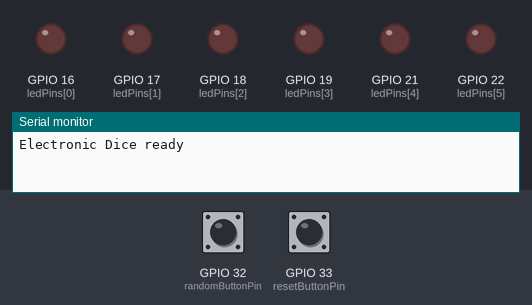
Recording of a sketch running on a simulated ESP32. Parts: output pins drawn as LEDs (lit = HIGH), the last lines printed to the serial monitor. The test bench sets the inputs (shaded band); at power-on: GPIO 32 (randomButtonPin) HIGH, GPIO 33 (resetButtonPin) HIGH. Random numbers use the default seed unless the sketch sets one.

Above: at 1.2 s.
1.3 s: GPIO 32 (randomButtonPin) pulled LOW for 0.15 s
At 2.1 s:
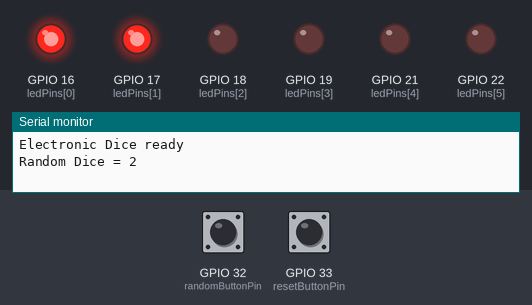
3.0 s: GPIO 33 (resetButtonPin) pulled LOW for 0.15 s
At 4.4 s:
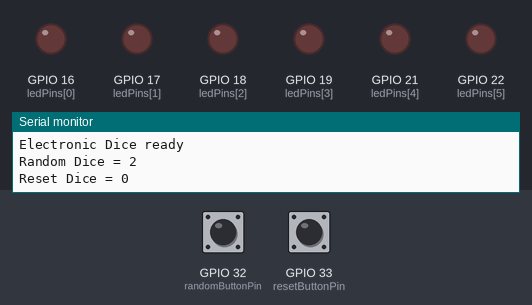
4.7 s: GPIO 32 (randomButtonPin) pulled LOW for 1 s
At 6.9 s:
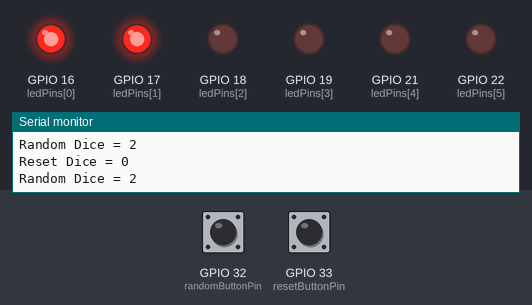
7.2 s: GPIO 32 (randomButtonPin) pulled LOW for 0.15 s
At 7.8 s:
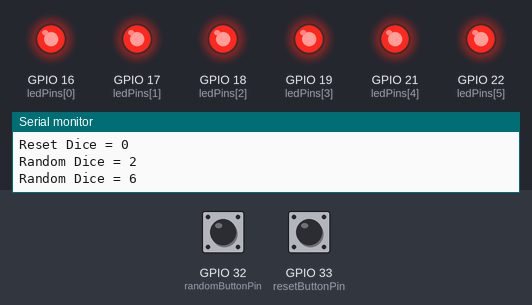
8.9 s: GPIO 32 (randomButtonPin) pulled LOW for 3.2 s
At 13.3 s:
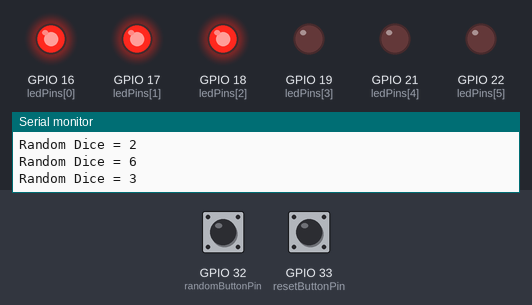
13.6 s: GPIO 32 (randomButtonPin) pulled LOW for 0.15 s
At 15.1 s:
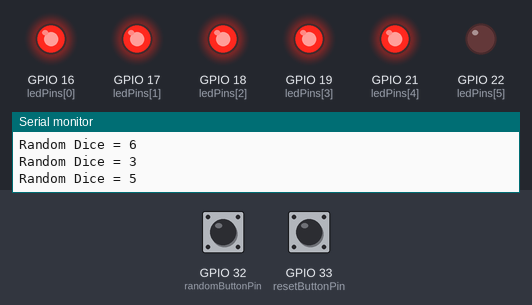
Timing chart, 0 to 16.3 s (numbered marks = the images above; inputs shaded):
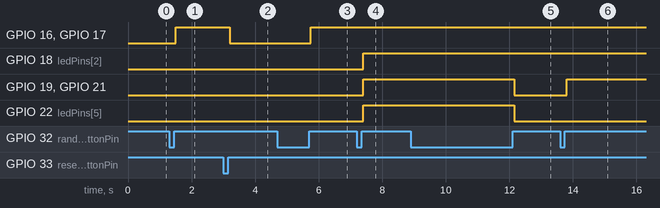

Measured:
- after the input at 1.3 s, GPIO 16 (ledPins[0]), GPIO 17 (ledPins[1]): LOW → HIGH after 0.20 s
- after the input at 3.0 s, GPIO 16 (ledPins[0]), GPIO 17 (ledPins[1]): HIGH → LOW after 0.20 s
- after the input at 4.7 s, GPIO 16 (ledPins[0]), GPIO 17 (ledPins[1]): LOW → HIGH after 1.1 s
- after the input at 7.2 s, GPIO 18 (ledPins[2]), GPIO 19 (ledPins[3]), GPIO 21 (ledPins[4]), GPIO 22 (ledPins[5]): LOW → HIGH after 0.20 s
- after the input at 8.9 s, GPIO 19 (ledPins[3]), GPIO 21 (ledPins[4]), GPIO 22 (ledPins[5]): HIGH → LOW after 3.3 s
- after the input at 13.6 s, GPIO 19 (ledPins[3]), GPIO 21 (ledPins[4]): LOW → HIGH after 0.20 s

The sketch:

sketch.ino
```cpp
#include <Arduino.h>

const uint8_t ledPins[] = {16, 17, 18, 19, 21, 22};
const uint8_t randomButtonPin = 32;
const uint8_t resetButtonPin = 33;
const uint8_t ledCount = sizeof(ledPins) / sizeof(ledPins[0]);
const unsigned long debounceDelay = 50;

uint8_t diceValue = 0;

void displayDiceValue(uint8_t value) {
  for (uint8_t index = 0; index < ledCount; index++) {
    digitalWrite(ledPins[index], index < value ? HIGH : LOW);
  }
}

void printDiceValue(const char* action) {
  Serial.print(action);
  Serial.println(diceValue);
}

bool waitForButtonPress(uint8_t buttonPin) {
  if (digitalRead(buttonPin) != LOW) {
    return false;
  }

  delay(debounceDelay);
  if (digitalRead(buttonPin) != LOW) {
    return false;
  }

  while (digitalRead(buttonPin) == LOW) {
    delay(1);
  }

  delay(debounceDelay);
  return true;
}

void setup() {
  Serial.begin(115200);

  for (uint8_t index = 0; index < ledCount; index++) {
    pinMode(ledPins[index], OUTPUT);
  }

  pinMode(randomButtonPin, INPUT_PULLUP);
  pinMode(resetButtonPin, INPUT_PULLUP);

  displayDiceValue(0);
  Serial.println("Electronic Dice ready");
}

void loop() {
  if (waitForButtonPress(randomButtonPin)) {
    diceValue = random(1, 7);
    displayDiceValue(diceValue);
    printDiceValue("Random Dice = ");
    return;
  }

  if (waitForButtonPress(resetButtonPin)) {
    diceValue = 0;
    displayDiceValue(diceValue);
    printDiceValue("Reset Dice = ");
  }
}
```
